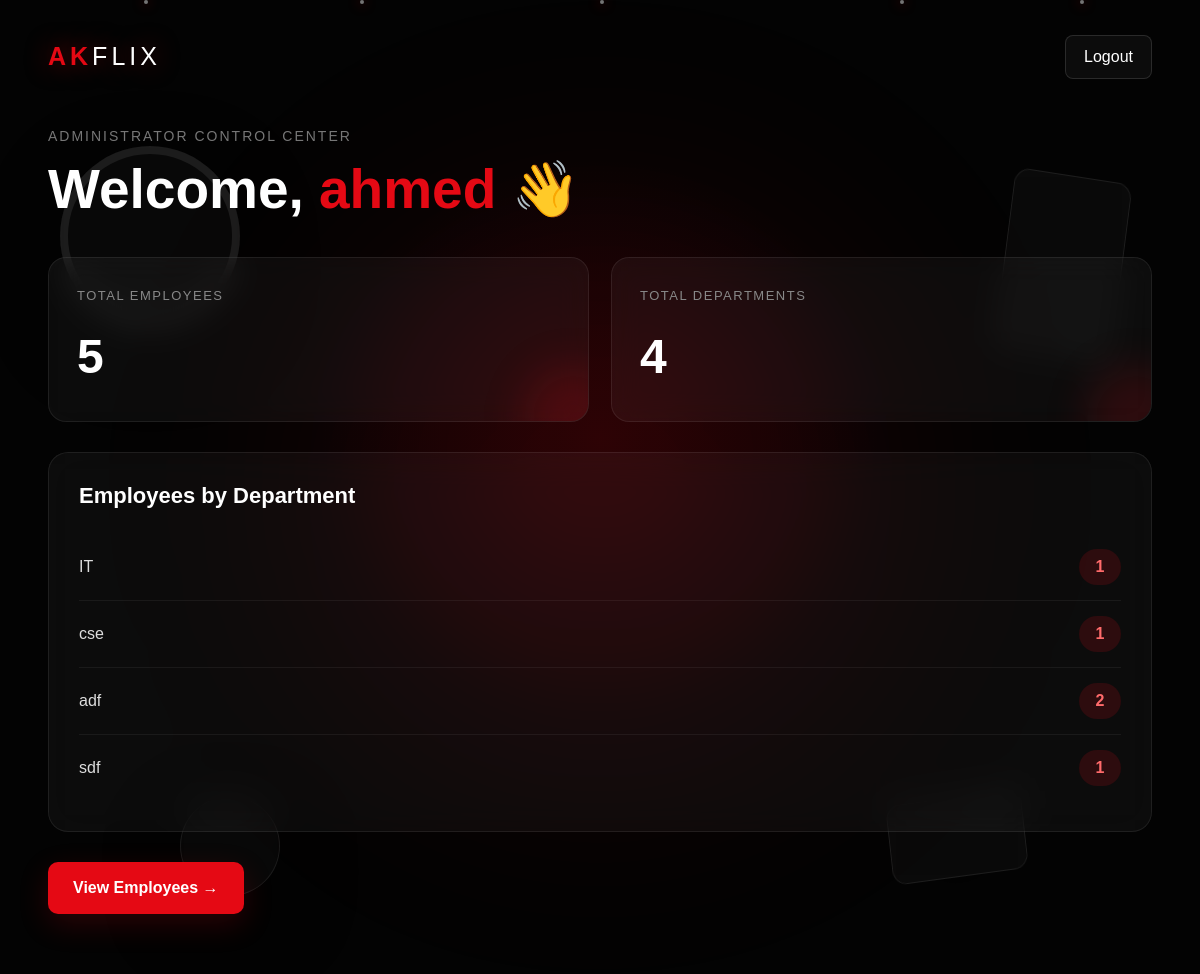
The page /dashboard/ (signed in) on the database its author committed.
### miniapp/models.py (models this page shows, shortened)
class Employee(models.Model):
    employee_id = models.CharField(max_length=20, unique=True)
    employee_name = models.CharField(max_length=100)
    email = models.EmailField()
    phone = models.CharField(max_length=15)
    department = models.CharField(max_length=100)
    designation = models.CharField(max_length=100)
    salary = models.DecimalField(max_digits=10, decimal_places=2)
    joining_date = models.DateField()

### miniapp/views.py (the view)
# urls.py: path("dashboard/", views.dashboard, name="dashboard"),
def dashboard(request):
    if "user_id" not in request.session:
        return redirect("login")
    total_employees = Employee.objects.count()
    departments = Employee.objects.values('department').distinct().count()
    department_data = {}
    for employee in Employee.objects.all():
        department = employee.department
        if department in department_data:
            department_data[department] += 1
        else:
            department_data[department] = 1
    return render(
        request,
        'dashboard.html',
        {
            'total_employees': total_employees,
            'departments': departments,
            'department_data': department_data,
        }
    )

### miniapp/templates/dashboard.html (shortened to what this page needs)
<!DOCTYPE html>
<html lang="en">
<head>
    <link
        href="https://cdn.jsdelivr.net/npm/bootstrap@5.3.3/dist/css/bootstrap.min.css"
        rel="stylesheet"
    >
</head>
<body>
    <div class="background">
        <div class="glow"></div>
        <div class="object one"></div>
        <div class="object two"></div>
        <div class="object three"></div>
        <div class="object four"></div>
    </div>
    <main class="dashboard">
        <nav class="topbar">
            <div class="brand">
                AK<span>FLIX</span>
            </div>
            <a
                href="{% url 'logout' %}"
                class="logout"
            >
                Logout
            </a>
        </nav>
        <section class="welcome">
            <small>
                Administrator Control Center
            </small>
            <h1>
                Welcome,
                <span>
                    {{ request.session.user_name }}
                </span>
                👋
            </h1>
        </section>
        <section class="stats">
            <div class="stat-card">
                <div class="stat-title">
                    Total Employees
                </div>
                <div class="stat-number">
                    {{ total_employees }}
                </div>
            </div>
            <div class="stat-card">
                <div class="stat-title">
                    Total Departments
                </div>
                <div class="stat-number">
                    {{ departments }}
                </div>
            </div>
        </section>
        <section class="department-panel">
            <h2 class="panel-title">
                Employees by Department
            </h2>
            {% for department, count in department_data.items %}
                <div class="department">
                    <span class="department-name">
                        {{ department }}
                    </span>
                    <span class="department-count">
                        {{ count }}
                    </span>
                </div>
            {% empty %}
                <p style="color:#777;">
                    No department data available.
                </p>
            {% endfor %}
        </section>
        <a
            href="{% url 'employee_list' %}"
            class="employees-button"
        >
            View Employees →
        </a>
    </main>
</body>
</html>

### miniapp/templates/dashboard.html (style rules this page uses)
* { box-sizing: border-box; }
body { margin: 0; min-height: 100vh; overflow-x: hidden; color: white; font-family: Arial, Helvetica, sans-serif; background: #030303; }
.background { position: fixed; inset: 0; overflow: hidden; z-index: -10; background: radial-gradient( circle at 50% 45%, rgba(229, 9, 20, .12), transparent 35% ), #030303; }
.glow { position: absolute; width: 600px; height: 600px; left: 50%; top: 50%; transform: translate(-50%, -50%); border-radius: 50%; background: rgba(229, 9, 20, .08); filter: blur(110px); animation: glowMove 8s ease-in-out infinite; }
.object { position: absolute; border: 1px solid rgba(255,255,255,.08); background: rgba(255,255,255,.025); backdrop-filter: blur(5px); box-shadow: 0 25px 70px rgba(0,0,0,.5); transform-style: preserve-3d; animation: floatObject 9s ease-in-out infinite; }
.object.one { width: 180px; height: 180px; left: 5%; top: 15%; border-radius: 50%; border-width: 8px; }
.object.two { width: 130px; height: 180px; right: 6%; top: 18%; border-radius: 16px; transform: rotateY(25deg) rotateZ(8deg); animation-delay: 2s; }
.object.three { width: 100px; height: 100px; left: 15%; bottom: 8%; border-radius: 50%; animation-delay: 4s; }
.object.four { width: 150px; height: 80px; right: 14%; bottom: 10%; border-radius: 15px; transform: rotateY(-25deg) rotateZ(-7deg); animation-delay: 1s; }
.dashboard { width: 92%; max-width: 1250px; margin: 0 auto; padding: 35px 0 60px; }
.topbar { display: flex; justify-content: space-between; align-items: center; margin-bottom: 45px; }
.brand { font-size: 25px; font-weight: 900; letter-spacing: 4px; color: #e50914; text-shadow: 0 0 25px rgba(229,9,20,.5); }
.brand span { color: white; font-weight: 400; }
.logout { text-decoration: none; color: white; padding: 9px 18px; border: 1px solid rgba(255,255,255,.12); border-radius: 8px; background: rgba(255,255,255,.04); transition: .3s; }
.welcome { margin-bottom: 35px; }
.welcome small { color: #777; letter-spacing: 2px; text-transform: uppercase; }
.welcome h1 { margin-top: 8px; font-size: clamp(32px, 5vw, 55px); font-weight: 800; }
.welcome h1 span { color: #e50914; }
.stats { display: grid; grid-template-columns: repeat(2, 1fr); gap: 22px; margin-bottom: 30px; }
.stat-card { position: relative; padding: 28px; min-height: 150px; border-radius: 18px; background: rgba(255,255,255,.045); border: 1px solid rgba(255,255,255,.08); backdrop-filter: blur(15px); overflow: hidden; transition: .35s ease; }
.stat-card::after { content: ""; position: absolute; width: 100px; height: 100px; right: -35px; bottom: -45px; border-radius: 50%; background: rgba(229,9,20,.15); filter: blur(20px); }
.stat-title { color: #888; font-size: 13px; text-transform: uppercase; letter-spacing: 1.5px; }
.stat-number { margin-top: 15px; font-size: 48px; font-weight: 800; color: white; }
.department-panel { padding: 30px; border-radius: 20px; background: rgba(255,255,255,.04); border: 1px solid rgba(255,255,255,.08); backdrop-filter: blur(18px); margin-bottom: 30px; }
.panel-title { margin-bottom: 25px; font-size: 22px; font-weight: 700; }
.department { display: flex; align-items: center; justify-content: space-between; padding: 15px 0; border-bottom: 1px solid rgba(255,255,255,.06); }
.department:last-child { border-bottom: none; }
.department-name { color: #ddd; }
.department-count { min-width: 42px; padding: 6px 10px; text-align: center; border-radius: 20px; background: rgba(229,9,20,.15); color: #ff6b6b; font-weight: 700; }
.employees-button { display: inline-block; padding: 14px 25px; border-radius: 10px; background: #e50914; color: white; text-decoration: none; font-weight: 700; transition: .3s; box-shadow: 0 10px 30px rgba(229,9,20,.18); }

### rows shown on the page
Employee: session.user_name "ahmed", department_data "IT"
Employee: department_data "cse"
Employee: department_data "adf"
Employee: department_data "sdf"

### other values the page prints
{{ total_employees }} "5"
{{ departments }} "4"
{{ count }} "1" "1" "2" "1"
